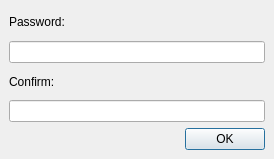
<ui version="4.0" >
 <class>VNC_Password_Window</class>
 <widget class="QDialog" name="VNC_Password_Window" >
  <property name="geometry" >
   <rect>
    <x>0</x>
    <y>0</y>
    <width>274</width>
    <height>159</height>
   </rect>
  </property>
  <property name="windowTitle" >
   <string>VNC Password</string>
  </property>
  <property name="windowIcon" >
   <iconset resource="images.qrc" >
    <normaloff>:/exec.png</normaloff>:/exec.png</iconset>
  </property>
  <layout class="QGridLayout" >
   <property name="margin" >
    <number>9</number>
   </property>
   <property name="spacing" >
    <number>6</number>
   </property>
   <item row="0" column="0" colspan="2" >
    <widget class="QLabel" name="label" >
     <property name="text" >
      <string>Password:</string>
     </property>
    </widget>
   </item>
   <item row="1" column="0" colspan="2" >
    <widget class="QLineEdit" name="Edit_Password" >
     <property name="maxLength" >
      <number>8</number>
     </property>
     <property name="echoMode" >
      <enum>QLineEdit::Password</enum>
     </property>
    </widget>
   </item>
   <item row="3" column="0" colspan="2" >
    <widget class="QLineEdit" name="Edit_Confirm_Password" >
     <property name="maxLength" >
      <number>8</number>
     </property>
     <property name="echoMode" >
      <enum>QLineEdit::Password</enum>
     </property>
    </widget>
   </item>
   <item row="2" column="0" colspan="2" >
    <widget class="QLabel" name="label_2" >
     <property name="text" >
      <string>Confirm:</string>
     </property>
    </widget>
   </item>
   <item row="4" column="1" >
    <widget class="QPushButton" name="Button_OK" >
     <property name="text" >
      <string>OK</string>
     </property>
     <property name="icon" >
      <iconset resource="images.qrc" >
       <normaloff>:/ok.png</normaloff>:/ok.png</iconset>
     </property>
    </widget>
   </item>
   <item row="4" column="0" >
    <spacer>
     <property name="orientation" >
      <enum>Qt::Horizontal</enum>
     </property>
     <property name="sizeHint" stdset="0" >
      <size>
       <width>40</width>
       <height>20</height>
      </size>
     </property>
    </spacer>
   </item>
  </layout>
 </widget>
 <resources>
  <include location="images.qrc" />
 </resources>
 <connections/>
</ui>
